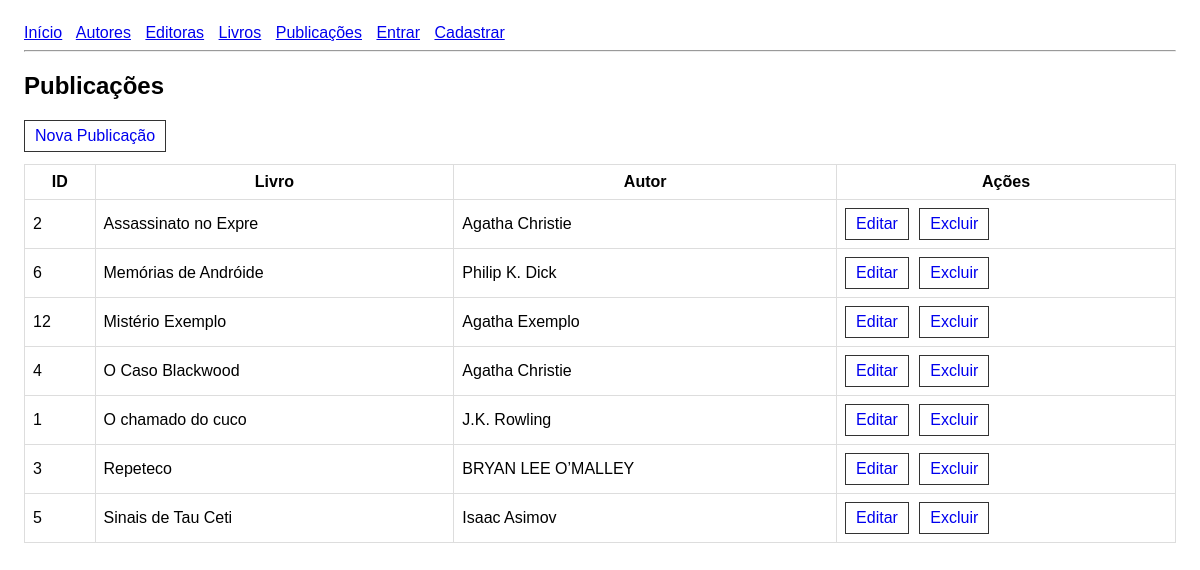
The page /edu/publicacoes/ on the database its author committed.
### edu/models.py (models this page shows, shortened)
class Publica(models.Model):
    id = models.AutoField(primary_key=True)
    livro = models.ForeignKey(Livro, on_delete=models.CASCADE)
    autor = models.ForeignKey(Autor, on_delete=models.CASCADE)
    class Meta:
        constraints = [
            models.UniqueConstraint(fields=['livro', 'autor'], name='unique_livro_autor')
        ]

class Livro(models.Model):
    id = models.AutoField(primary_key=True)
    isbn = models.CharField(max_length=13, unique=True, null=False, blank=False)
    titulo = models.CharField(max_length=20, null=False, blank=False)
    publicacao = models.DateField(null=False, blank=False)
    preco = models.DecimalField(max_digits=6, decimal_places=2, null=False, blank=False)
    estoque = models.IntegerField(null=False, blank=False)
    editora = models.ForeignKey(Editora, on_delete=models.CASCADE)

class Autor(models.Model):
    id = models.AutoField(primary_key=True)
    nome = models.CharField(max_length=100, unique=True, null=False, blank=False)

### edu/views.py (the view)
# urls.py: path("publicacoes/", views.publica_list, name="publica_list"),
def publica_list(request):
    publicacoes = Publica.objects.select_related("livro", "autor").all().order_by("livro__titulo", "autor__nome")
    return render(request, "edu/publica/list.html", {"publicacoes": publicacoes})

### edu/templates/edu/publica/list.html (shortened to what this page needs)
{% extends "edu/base.html" %}
{% block content %}
<h2>Publicações</h2>
<a class="btn" href="{% url 'publica_create' %}">Nova Publicação</a>
<table>
    <thead>
        <tr>
            <th>ID</th>
            <th>Livro</th>
            <th>Autor</th>
            <th>Ações</th>
        </tr>
    </thead>
    <tbody>
    {% for p in publicacoes %}
        <tr>
            <td>{{ p.id }}</td>
            <td>{{ p.livro.titulo }}</td>
            <td>{{ p.autor.nome }}</td>
            <td>
                <a class="btn" href="{% url 'publica_update' p.id %}">Editar</a>
                <a class="btn" href="{% url 'publica_delete' p.id %}">Excluir</a>
            </td>
        </tr>
    {% empty %}
        <tr><td colspan="4">Nenhuma publicação cadastrada.</td></tr>
    {% endfor %}
    </tbody>
</table>
{% endblock %}

### edu/templates/edu/base.html (style rules this page uses)
body { font-family: Arial, sans-serif; margin: 24px; }
table { border-collapse: collapse; width: 100%; margin-top: 12px; }
th, td { border: 1px solid #ddd; padding: 8px; }
.btn { display: inline-block; padding: 6px 10px; border: 1px solid #333; text-decoration: none; margin-right: 6px; }

### rows shown on the page
Publica: id "2", livro.titulo "Assassinato no Expre", autor.nome "Agatha Christie"
Publica: id "6", livro.titulo "Memórias de Andróide", autor.nome "Philip K. Dick"
Publica: id "12", livro.titulo "Mistério Exemplo", autor.nome "Agatha Exemplo"
Publica: id "4", livro.titulo "O Caso Blackwood", autor.nome "Agatha Christie"
Publica: id "1", livro.titulo "O chamado do cuco", autor.nome "J.K. Rowling"
Publica: id "3", livro.titulo "Repeteco", autor.nome "BRYAN LEE O’MALLEY"
Publica: id "5", livro.titulo "Sinais de Tau Ceti", autor.nome "Isaac Asimov"
